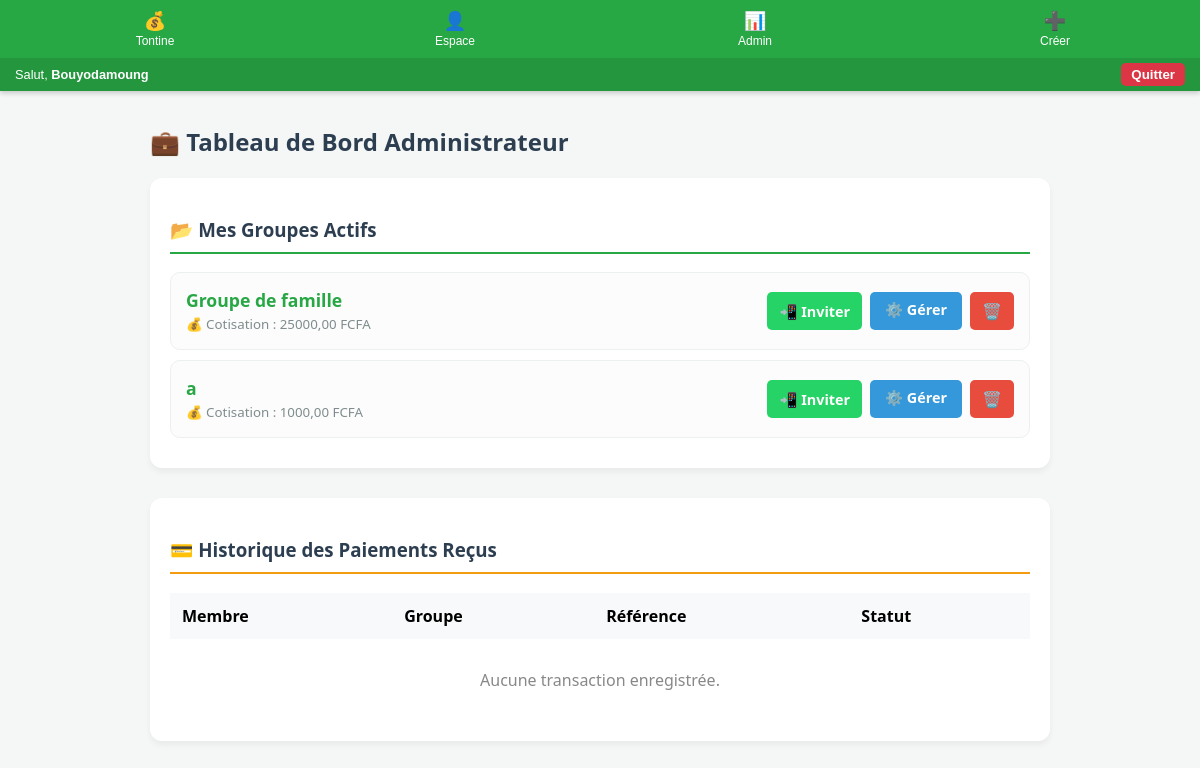
/admin-dashboard/ (signed in), run on the app's committed database.
### tontine/models.py (models this page shows, shortened)
class TontineGroup(models.Model):
    name = models.CharField(max_length=255)
    contribution_amount = models.DecimalField(max_digits=10, decimal_places=2)
    frequency_days = models.IntegerField(default=30)
    created_at = models.DateTimeField(auto_now_add=True)
    admin_groupe = models.ForeignKey(User, on_delete=models.CASCADE, related_name='groupes_crees')
    whatsapp_group_link = models.URLField(max_length=500, blank=True, null=True)
    caisse_totale = models.DecimalField(max_digits=12, decimal_places=2, default=0)
    dernier_gagnant = models.ForeignKey(User, on_delete=models.SET_NULL, null=True, blank=True, related_name="gains")
    en_attente_de_deblocage = models.BooleanField(default=False)
    nombre_approbations = models.IntegerField(default=0)

### tontine/views.py (the view)
# urls.py: path('admin-dashboard/', views.tableau_bord_admin, name='tableau_bord_admin'),
@login_required
def tableau_bord_admin(request):
    mes_groupes = TontineGroup.objects.filter(admin_groupe=request.user)
    if not mes_groupes.exists() and not request.user.is_staff:
        messages.error(request, "Vous n'avez pas accès au Dashboard Admin.")
        return redirect('mon_espace')
    return render(request, 'tontine/admin_dashboard.html', {'mes_groupes': mes_groupes
    })

### tontine/templates/tontine/admin_dashboard.html
{% extends 'base.html' %}
{% block content %}
<div style="max-width: 900px; margin: auto; padding: 20px; font-family: 'Segoe UI', Tahoma, Geneva, Verdana, sans-serif;">
    <h2 style="color: #2c3e50; display: flex; align-items: center; gap: 10px;">
        💼 Tableau de Bord Administrateur
    </h2>
    <div style="background: #ffffff; padding: 20px; border-radius: 12px; box-shadow: 0 4px 6px rgba(0,0,0,0.05); margin-bottom: 30px;">
        <h3 style="color: #2c3e50; border-bottom: 2px solid #28a745; padding-bottom: 10px;">📂 Mes Groupes Actifs</h3>
        {% for groupe in mes_groupes %}
        <div style="display: flex; justify-content: space-between; align-items: center; padding: 15px; border: 1px solid #ecf0f1; border-radius: 10px; margin-bottom: 10px; background: #fcfcfc;">
            <div>
                <strong style="font-size: 1.1em; color: #28a745;">{{ groupe.name }}</strong><br>
                <small style="color: #7f8c8d;">💰 Cotisation : {{ groupe.contribution_amount }} FCFA</small>
            </div>
            <div style="display: flex; gap: 8px;">
                <a href="https://wa.me/?text=Bonjour ! Rejoint notre groupe de tontine '{{ groupe.name }}' en cliquant ici : {{ request.scheme }}://{{ request.get_host }}{% url 'rejoindre_via_lien' groupe.id %}"
                   target="_blank"
                   style="background: #25D366; color: white; padding: 8px 12px; border-radius: 5px; text-decoration: none; font-size: 0.9em; font-weight: bold; display: flex; align-items: center; gap: 5px;">
                   📲 Inviter
                </a>
                <a href="{% url 'detail_groupe' groupe.id %}" style="background: #3498db; color: white; padding: 8px 15px; border-radius: 5px; text-decoration: none; font-size: 0.9em; font-weight: bold;">
                    ⚙️ Gérer
                </a>
                <a href="{% url 'supprimer_groupe' groupe.id %}" onclick="return confirm('Attention ! Supprimer ce groupe effacera tous ses membres. Confirmer ?')" style="background: #e74c3c; color: white; padding: 8px 12px; border-radius: 5px; text-decoration: none;">
                    🗑️
                </a>
            </div>
        </div>
        {% empty %}
        <p style="text-align: center; color: #95a5a6; padding: 20px;">Aucun groupe créé pour le moment.</p>
        {% endfor %}
    </div>
    <div style="background: white; padding: 20px; border-radius: 12px; box-shadow: 0 4px 6px rgba(0,0,0,0.05); margin-bottom: 30px;">
        <h3 style="color: #2c3e50; border-bottom: 2px solid #f39c12; padding-bottom: 10px;">💳 Historique des Paiements Reçus</h3>
        <div style="overflow-x: auto;">
            <table style="width: 100%; border-collapse: collapse;">
                <thead>
                    <tr style="background: #f8f9fa; text-align: left;">
                        <th style="padding: 12px;">Membre</th>
                        <th style="padding: 12px;">Groupe</th>
                        <th style="padding: 12px;">Référence</th>
                        <th style="padding: 12px;">Statut</th>
                    </tr>
                </thead>
                <tbody>
                    {% for trans in transactions_a_valider %}
                    <tr style="border-bottom: 1px solid #eee;">
                        <td style="padding: 12px;"><strong>{{ trans.membership.user.username }}</strong></td>
                        <td style="padding: 12px;">{{ trans.membership.group.name }}</td>
                        <td style="padding: 12px; color: #28a745; font-family: monospace;">{{ trans.reference_api }}</td>
                        <td style="padding: 12px;">
                            <span style="color: #28a745; font-weight: bold; font-size: 0.85em;">✅ Confirmé</span>
                        </td>
                    </tr>
                    {% empty %}
                    <tr><td colspan="4" style="padding: 30px; text-align: center; color: #888;">Aucune transaction enregistrée.</td></tr>
                    {% endfor %}
                </tbody>
            </table>
        </div>
    </div>
</div>
{% endblock %}

### tontine/templates/base.html (shortened to what this page needs)
<!DOCTYPE html>
<html lang="fr">
<head>
</head>
<body>
    <nav class="navbar">
        <div class="nav-top">
            <a href="{% url 'home' %}" class="nav-item">
                <span class="nav-icon">💰</span><span>Tontine</span>
            </a>
            <a href="{% url 'mon_espace' %}" class="nav-item">
                <span class="nav-icon">👤</span><span>Espace</span>
            </a>
            {% if user.is_authenticated %}
                <a href="{% url 'tableau_bord_admin' %}" class="nav-item">
                    <span class="nav-icon">📊</span><span>Admin</span>
                </a>
                <a href="{% url 'creer_groupe' %}" class="nav-item">
                    <span class="nav-icon">➕</span><span>Créer</span>
                </a>
            {% endif %}
        </div>
        {% if user.is_authenticated %}
        <div class="user-bar">
            <span>Salut, <b>{{ user.username }}</b></span>
            <form action="{% url 'logout' %}" method="post" style="margin:0;">
                <button type="submit" class="btn-quitter">Quitter</button>
            </form>
        </div>
        {% endif %}
    </nav>
    <div class="container">
        {% block content %}{% endblock %}
    </div>
</body>
</html>

### tontine/templates/base.html (style rules this page uses)
body { margin: 0; font-family: sans-serif; background-color: #f4f7f6; padding-top: 70px; }
.navbar { background-color: #28a745; position: fixed; top: 0; width: 100%; z-index: 1000; display: flex; flex-direction: column; box-shadow: 0 2px 5px rgba(0,0,0,0.2); }
.nav-top { display: flex; justify-content: space-around; padding: 10px 5px; width: 100%; }
.nav-item { color: white; text-decoration: none; text-align: center; font-size: 0.75em; display: flex; flex-direction: column; align-items: center; min-width: 50px; }
.nav-icon { font-size: 1.5em; margin-bottom: 2px; }
.user-bar { background: rgba(0,0,0,0.1); display: flex; justify-content: space-between; align-items: center; padding: 5px 15px; color: white; font-size: 0.8em; }
.btn-quitter { background: #dc3545; color: white; border: none; padding: 4px 10px; border-radius: 5px; font-weight: bold; cursor: pointer; }
.container { padding: 15px; max-width: 1100px; margin: auto; }

### data on the page
TontineGroup: name "Groupe de famille", contribution_amount "25000,00"
TontineGroup: name "a", contribution_amount "1000,00"

### other printed values
{{ user.username }} "Bouyodamoung"
